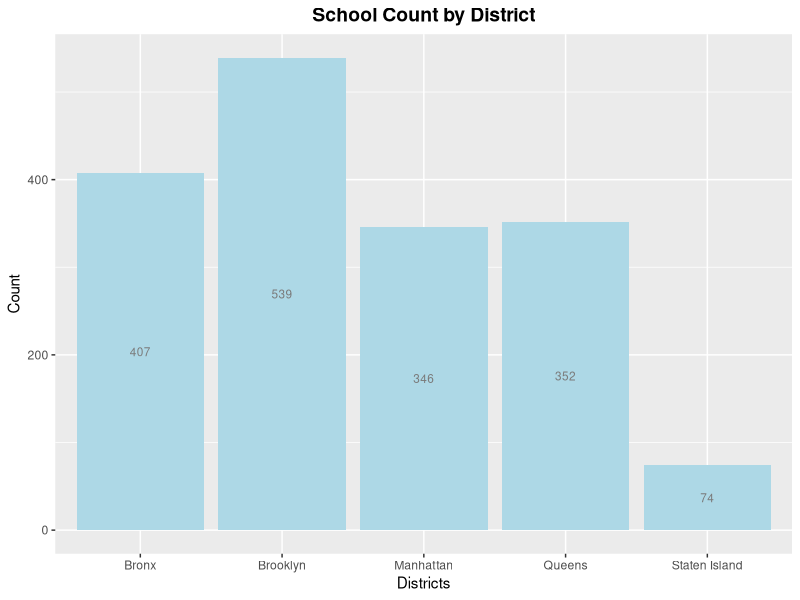
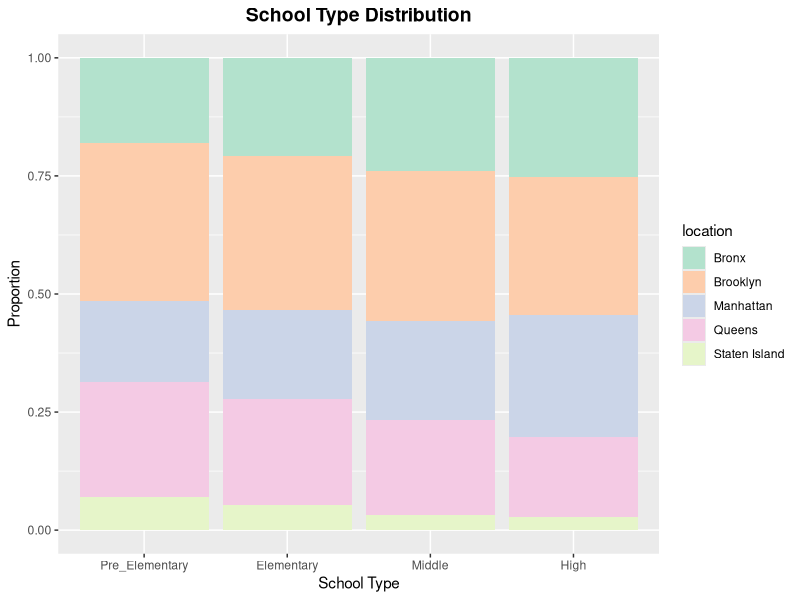

Write the R code that produced these figures, in order.
## ---- chunk 1
library(knitr)
library(tidyverse)
library(dplyr)
library(ggplot2)
library(RColorBrewer)
library(sqldf)
school = read.csv("School.csv")
## ---- chunk 2
school <- school %>%
  group_by(School.Name) %>%
  mutate(count = n()) %>%
  filter(count == 5) %>%
  select(-count)
## ---- chunk 3
# loc <- ggplot(data = school, aes(x = Year)) + 
#   geom_bar(stat="count",fill = "lightblue")+
#   facet_wrap(~location,ncol =5)+
#   ggtitle("Number of schools in different Borough by year") + 
#   theme(plot.title = element_text(hjust = 0.5, face  = "bold", size = 14), 
#         axis.text.x = element_text(angle = 30, vjust = 0.5))+
#    xlab("Academic Year")+
#   ylab("Number of schools")
# loc
# 
# dis <-  ggplot(data = school, aes(x = Year,fill = location)) + 
#   geom_bar(stat="count") +
#   ggtitle("2013-2018 Time Series School Count") +
#   theme(plot.title = element_text(hjust = 0.5, face  = "bold", size = 14)) + 
#   xlab("Academic Year")+
#   ylab("Number of schools") 
# dis
## ---- chunk 4
school <- school %>% 
  mutate(location = case_when(
    str_detect(DBN, "K") == TRUE ~ "Brooklyn",
    str_detect(DBN,"X") == TRUE ~ "Bronx",
    str_detect(DBN,"Q") == TRUE ~ "Queens",
    str_detect(DBN,"M") == TRUE ~ "Manhattan",
    str_detect(DBN,"R") == TRUE ~ "Staten Island",
  ))

# school %>%
#   ggplot(mapping = aes(x = location)) +
#   geom_bar(stat = "count", fill = "lightblue") +
#   ggtitle("School Count by District") +
#   xlab("Districts") + ylab("Count") +
#   theme(plot.title = element_text(hjust = 0.5, face = "bold", size = 14))

school %>%
  filter(Year == "2017-18") %>% 
  group_by(location) %>%
  summarise(Count = n()) %>%
  ggplot(mapping = aes(x = location, y = Count)) +
  geom_bar(stat = "identity", fill = "lightblue") +
  ggtitle("School Count by District") +
  xlab("Districts") +
  theme(plot.title = element_text(hjust = 0.5, face = "bold", size = 14)) +
  geom_text(aes(label = Count), position = position_stack(vjust = 0.5), 
            size = 3,color = "grey48")
## ---- chunk 5
school <- rename(school, Grade.PK =Grade.PK..Half.Day...Full.Day. )
## ---- chunk 6
school <- school %>% 
  mutate(is_preschool = case_when(
    Grade.PK > 0 ~ 1,
    T ~ 0
  )) %>% 
  mutate(is_elementary = case_when(
    Grade.K == 0 & Grade.1 == 0 & Grade.2 == 0 &
      Grade.3 == 0 & Grade.4 == 0 & Grade.5 == 0 ~ 0,
    T ~ 1
  )) %>% 
  mutate(is_middle = case_when(
    Grade.6 == 0 & Grade.7 == 0 & Grade.8 == 0 ~ 0,
    T ~ 1
  )) %>% 
  mutate(is_high = case_when(
    Grade.9 == 0 & Grade.10 == 0 & Grade.11 == 0 & Grade.12 == 0 ~ 0,
    T ~ 1
  ))
## ---- chunk 7
count_by_type <- sqldf("select location, Year, sum(is_preschool) as Pre_Elementary,
      sum(is_elementary) as Elementary,
      sum(is_middle) as Middle,
      sum(is_high) as High from school group by location ,Year") %>% 
   pivot_longer(-c(location,Year),names_to ="type", values_to = "num")

count_by_type$type <- factor(count_by_type$type ,levels = c("Pre_Elementary", "Elementary", "Middle", "High"))

type_sch <- count_by_type %>%
  ggplot(mapping = aes(x = type, y = num, fill = location)) +
  geom_bar(stat = "identity", position = "fill") +
  ggtitle("School Type Distribution") +
  xlab("School Type") + ylab("Proportion") +
  theme(plot.title = element_text(hjust = 0.5, face  = "bold", size = 14))+
  scale_fill_brewer(palette = "Pastel2") 
type_sch
## ---- chunk 8
# type_sch <- ggplot(count_by_type, aes(fill=type, y=num, x=Year)) + 
#     geom_bar(position="dodge", stat="identity")+
#   ggtitle("Number of schools in different type by year") + 
#   theme(plot.title = element_text(hjust = 0.5, face  = "bold", size = 14))+
#    xlab("Academic Year")+
#   ylab("Number of schools") +
#   scale_color_brewer(palette="Dark2")
# type_sch
## ---- chunk 9
#write.csv(school, "school_f.csv", row.names = FALSE)
